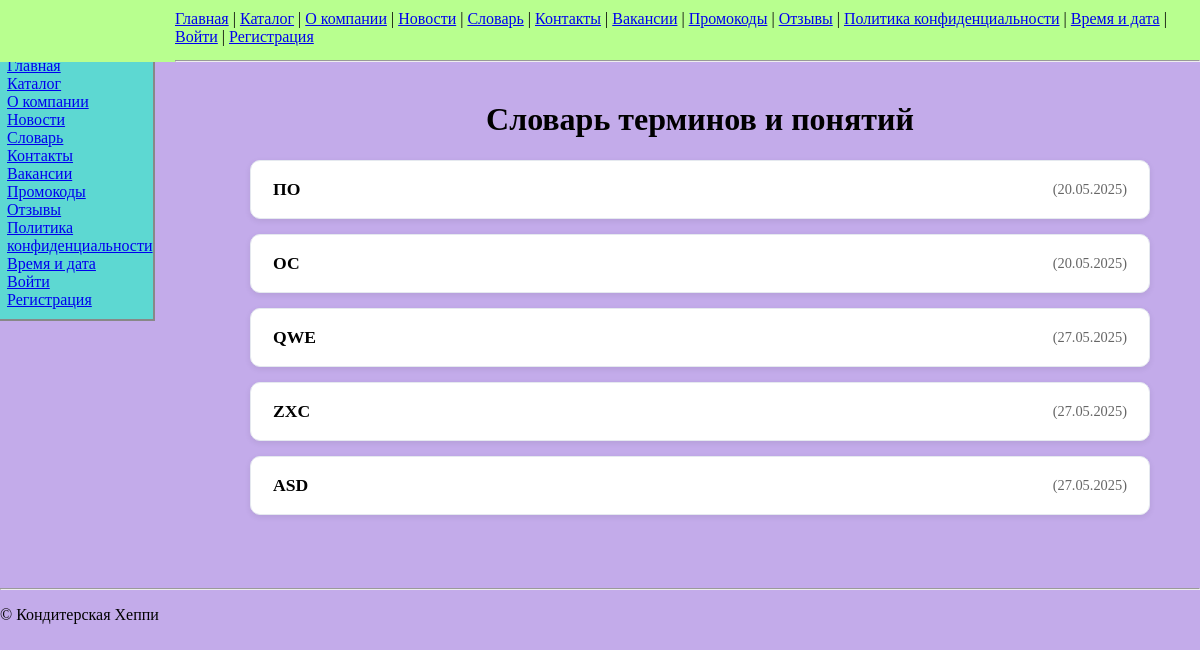
Page /glossary/ on the earlier database version.
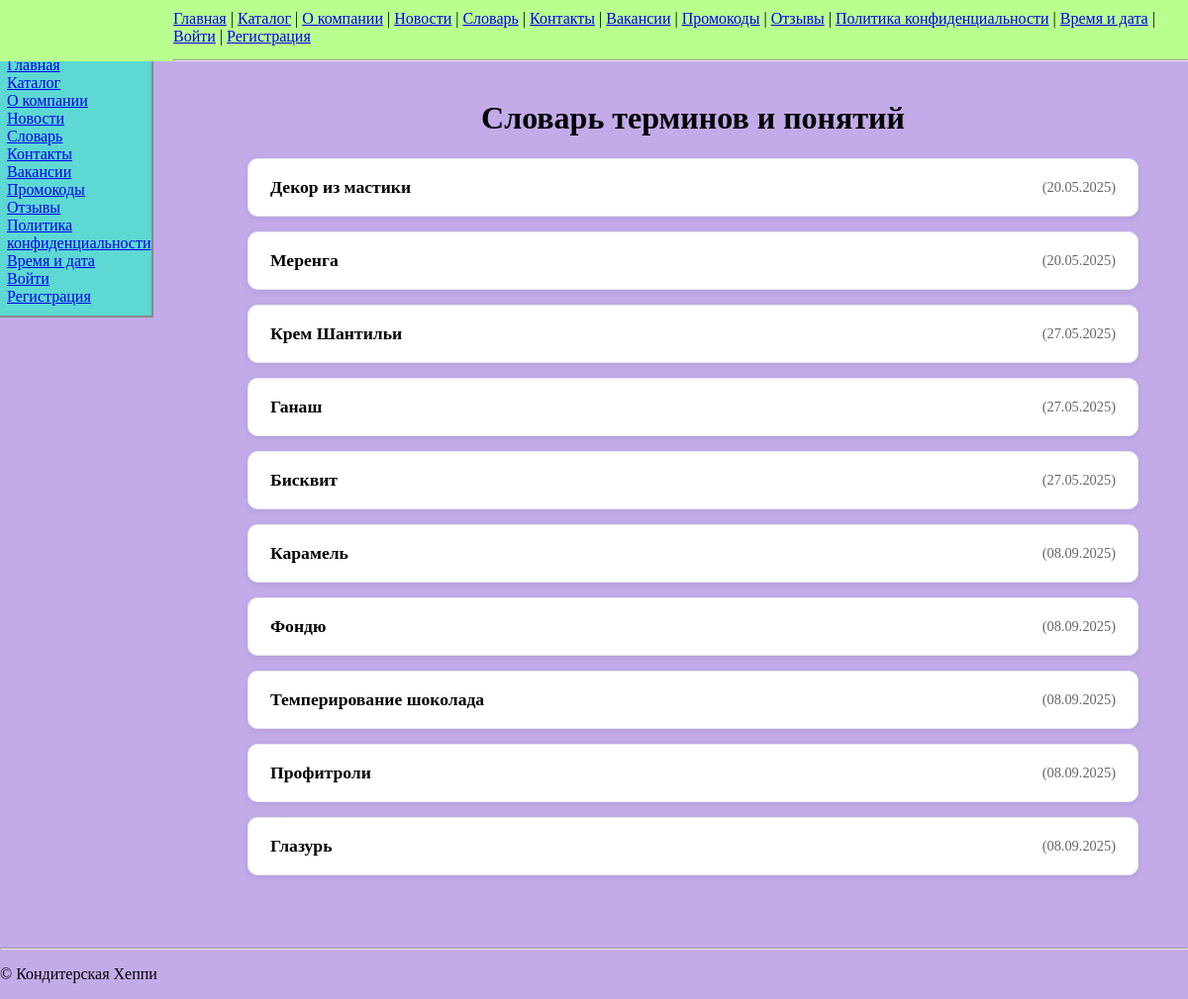
Same page on the later database version.
### shop/models.py (models this page shows, shortened)
class GlossaryTerm(models.Model):
    term         = models.CharField(max_length=100, unique=True)
    definition   = models.TextField()
    added_at     = models.DateTimeField(auto_now_add=True)

### shop/views.py (the view)
# urls.py: re_path(r'^glossary/$', views.GlossaryListView.as_view(), name='glossary'),
class GlossaryListView(ListView):
    model = GlossaryTerm
    template_name = 'shop/glossary.html'
    context_object_name = 'terms'

### shop/templates/shop/glossary.html (shortened to what this page needs)
{% extends 'base.html' %}
{% block content %}
  <h1 class="h1-center">Словарь терминов и понятий</h1>
  <dl class="glossary-list">
    {% for term in terms %}
      <details class="term-item">
        <summary>
          <strong>{{ term.term }}</strong>
          <small>({{ term.added_at|date:"d.m.Y" }})</small>
        </summary>
      </details>
    {% empty %}
      <p>Нет терминов.</p>
    {% endfor %}
  </dl>
{% endblock %}

### shop/templates/base.html (shortened to what this page needs)
<!DOCTYPE html>
<html lang="ru">
<head>
  {% load static %}
  <link rel="stylesheet" href="{% static 'styles.css' %}">
</head>
<body>
  <aside class="vertical-nav">
    <nav>
      <a href="{% url 'shop:home' %}">Главная</a><br>
      <a href="{% url 'shop:product_list' %}">Каталог</a><br>
      <a href="{% url 'shop:about' %}">О компании</a><br>
      <a href="{% url 'shop:news_list' %}">Новости</a><br>
      <a href="{% url 'shop:glossary' %}">Словарь</a><br>
      <a href="{% url 'shop:contacts' %}">Контакты</a><br>
      <a href="{% url 'shop:vacancies' %}">Вакансии</a><br>
      <a href="{% url 'shop:promocodes' %}">Промокоды</a><br>
      <a href="{% url 'shop:reviews' %}">Отзывы</a><br>
      <a href="{% url 'shop:privacy' %}">Политика конфиденциальности</a><br>
      <a href="{% url 'shop:time_info' %}">Время и дата</a><br>
      {% if user.is_authenticated %}
        <form action="{% url 'logout' %}" method="post">
          {% csrf_token %}
          <button type="submit">Выйти</button>
        </form>
      {% else %}
        <a href="{% url 'login' %}">Войти</a><br>
        <a href="{% url 'signup' %}">Регистрация</a><br>
      {% endif %}
    </nav>
  </aside>
  <header class="site-header">
    <nav class="main-nav">
      <a href="{% url 'shop:home' %}">Главная</a> |
      <a href="{% url 'shop:product_list' %}">Каталог</a> |
      <a href="{% url 'shop:about' %}">О компании</a> |
      <a href="{% url 'shop:news_list' %}">Новости</a> |
      <a href="{% url 'shop:glossary' %}">Словарь</a> |
      <a href="{% url 'shop:contacts' %}">Контакты</a> |
      <a href="{% url 'shop:vacancies' %}">Вакансии</a> |
      <a href="{% url 'shop:promocodes' %}">Промокоды</a> |
      <a href="{% url 'shop:reviews' %}">Отзывы</a> |
      <a href="{% url 'shop:privacy' %}">Политика конфиденциальности</a> |
      <a href="{% url 'shop:time_info' %}">Время и дата</a> |
      {% if user.is_authenticated %}
        <form action="{% url 'logout' %}" method="post" style="display:inline;">
          {% csrf_token %}
          <button type="submit" style="background:none;border:none;color:blue;cursor:pointer;">Выйти</button>
        </form>
      {% else %}
        <a href="{% url 'login' %}">Войти</a> |
        <a href="{% url 'signup' %}">Регистрация</a>
      {% endif %}
    </nav>
    <hr>
  </header>
  <main>{% block content %}{% endblock %}</main>
  <footer>
    <hr>
    <p>© Кондитерская Хеппи</p>
  </footer>
</body>
</html>

### static/styles.css (style rules this page uses)
body { min-height: 100vh; margin: 0; background: rgba(102, 40, 201, 0.39); }
.vertical-nav { width: 160px; float: left; margin-right: 20px; margin-left: -5px; margin-top: 45px; padding: 10px; box-sizing: border-box; border: 2px solid #888; background: #5dd8d2; }
main { margin-left: 200px; padding: 10px; }
.site-header { position: sticky; top: 0; z-index: 1000; background: #b8ff8f; }
.main-nav { flex-wrap: wrap; gap: 0.5em; align-items: center; padding-top: 10px; padding-bottom: 6px; }
.glossary-list { max-width: 900px; margin: 0 auto; padding: 0 20px 40px; }
.term-item { background: #fff; border-radius: 10px; margin-bottom: 15px; box-shadow: 0 2px 6px rgba(0,0,0,0.08); overflow: hidden; transition: all 0.3s ease; border: 1px solid #e5e9ef; }
.term-item summary { cursor: crosshair; display: flex; justify-content: space-between; align-items: center; padding: 18px 22px; font-size: 1.1rem; list-style: none; user-select: none; }
.term-item summary small { color: #666; font-size: 0.9rem; }
h1 { text-align: center; }

Differences in the rows shown:
changed GlossaryTerm: term "ПО" → "Декор из мастики"
changed GlossaryTerm: term "ОС" → "Меренга"
changed GlossaryTerm: term "QWE" → "Крем Шантильи"
changed GlossaryTerm: term "ZXC" → "Ганаш"
changed GlossaryTerm: term "ASD" → "Бисквит"
added GlossaryTerm: term "Карамель", added_at "08.09.2025"
added GlossaryTerm: term "Фондю", added_at "08.09.2025"
added GlossaryTerm: term "Темперирование шоколада", added_at "08.09.2025"
added GlossaryTerm: term "Профитроли", added_at "08.09.2025"
added GlossaryTerm: term "Глазурь", added_at "08.09.2025"
